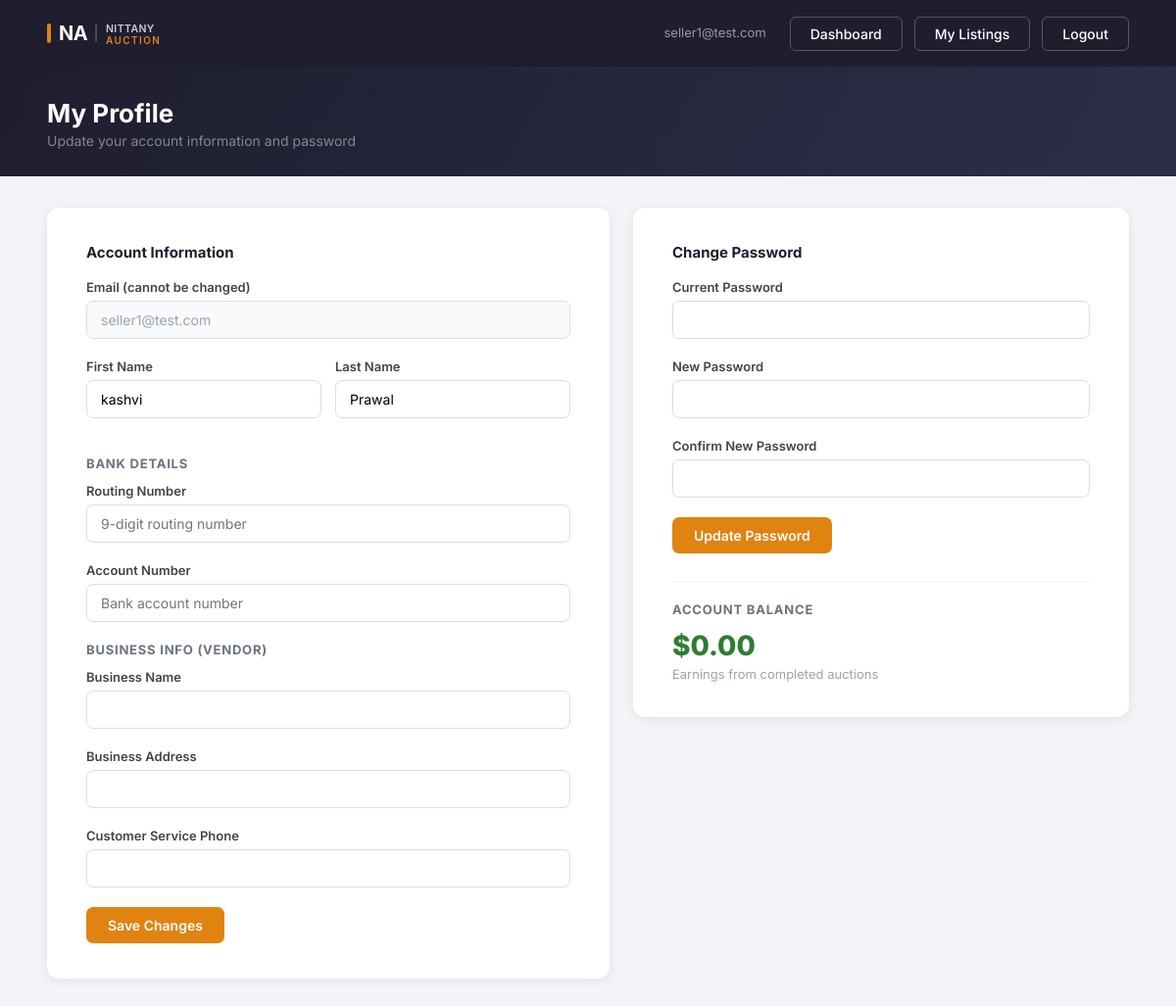
The app's page /seller/profile (signed in) with its own data.
### tables this page shows
CREATE TABLE sellers (
            email               TEXT PRIMARY KEY,
            first_name          TEXT,
            last_name           TEXT,
            bank_routing_number TEXT,
            bank_account_number TEXT,
            balance             REAL DEFAULT 0.0,
            business_name       TEXT,
            business_address    TEXT,
            customer_service_phone TEXT
        );

### app.py (the view, shortened to what this page needs)
@app.route("/seller/profile", methods=["GET", "POST"])
def seller_profile():
    guard = role_required("seller")
    if guard:
        return guard
    email = session["email"]
    with sqlite3.connect("nittanyauction.db") as conn:
        conn.row_factory = sqlite3.Row
        profile = conn.execute("SELECT * FROM sellers WHERE email = ?", (email,)).fetchone()
    return render_template("seller_profile.html", email=email, profile=profile)

### app.py (called while the page is built)
def role_required(role):
    if session.get("role") != role:
        flash(f"Please log in as {role} to access that page.", "error")
        return redirect("/login")
    return None

### templates/seller_profile.html (shortened to what this page needs)
<!DOCTYPE html>
<html>
<head>
    <link rel="stylesheet" href="{{ url_for('static', filename='style.css') }}">
</head>
<body>
    <nav class="first-navbar">
        <a href="/dashboard"><img src="{{ url_for('static', filename='logo.svg') }}" alt="NittanyAuction" height="36"></a>
        <div class="nav-links">
            <span class="nav-user">{{ email }}</span>
            <a href="/seller">Dashboard</a>
            <a href="/seller/listings">My Listings</a>
            <a href="/logout">Logout</a>
        </div>
    </nav>
    <div class="page-banner">
        <div class="page-banner-inner">
            <div>
                <h2>My Profile</h2>
                <p>Update your account information and password</p>
            </div>
        </div>
    </div>
    <div class="content-wrap">
        <div style="display:grid; grid-template-columns:1fr 1fr; gap:24px; align-items:start;">
            <div class="form-card">
                <h3 style="font-size:15px; font-weight:700; color:#1e1e2f; margin:0 0 18px;">Account Information</h3>
                <form method="POST">
                    <div class="form-group">
                        <label>Email (cannot be changed)</label>
                        <input type="text" value="{{ email }}" disabled style="background:#f9fafb; color:#9ca3af;">
                    </div>
                    <div style="display:grid; grid-template-columns:1fr 1fr; gap:14px;">
                        <div class="form-group">
                            <label for="first_name">First Name</label>
                            <input type="text" id="first_name" name="first_name"
                                   value="{{ profile['first_name'] if profile and profile['first_name'] else '' }}">
                        </div>
                        <div class="form-group">
                            <label for="last_name">Last Name</label>
                            <input type="text" id="last_name" name="last_name"
                                   value="{{ profile['last_name'] if profile and profile['last_name'] else '' }}">
                        </div>
                    </div>
                    <h4 style="font-size:13px; font-weight:700; color:#6b7280; text-transform:uppercase; letter-spacing:0.06em; margin:18px 0 12px;">Bank Details</h4>
                    <div class="form-group">
                        <label for="bank_routing_number">Routing Number</label>
                        <input type="text" id="bank_routing_number" name="bank_routing_number"
                               value="{{ profile['bank_routing_number'] if profile and profile['bank_routing_number'] else '' }}"
                               placeholder="9-digit routing number">
                    </div>
                    <div class="form-group">
                        <label for="bank_account_number">Account Number</label>
                        <input type="text" id="bank_account_number" name="bank_account_number"
                               value="{{ profile['bank_account_number'] if profile and profile['bank_account_number'] else '' }}"
                               placeholder="Bank account number">
                    </div>
                    {% if profile and profile['business_name'] is not none %}
                    <h4 style="font-size:13px; font-weight:700; color:#6b7280; text-transform:uppercase; letter-spacing:0.06em; margin:18px 0 12px;">Business Info (Vendor)</h4>
                    <div class="form-group">
                        <label for="business_name">Business Name</label>
                        <input type="text" id="business_name" name="business_name"
                               value="{{ profile['business_name'] or '' }}">
                    </div>
                    <div class="form-group">
                        <label for="business_address">Business Address</label>
                        <input type="text" id="business_address" name="business_address"
                               value="{{ profile['business_address'] or '' }}">
                    </div>
                    <div class="form-group">
                        <label for="customer_service_phone">Customer Service Phone</label>
                        <input type="tel" id="customer_service_phone" name="customer_service_phone"
                               value="{{ profile['customer_service_phone'] or '' }}">
                    </div>
                    {% else %}
                    <input type="hidden" name="business_name" value="">
                    <input type="hidden" name="business_address" value="">
                    <input type="hidden" name="customer_service_phone" value="">
                    {% endif %}
                    <div class="form-actions">
                        <button type="submit" class="btn-primary">Save Changes</button>
                    </div>
                </form>
            </div>
            <div class="form-card">
                <h3 style="font-size:15px; font-weight:700; color:#1e1e2f; margin:0 0 18px;">Change Password</h3>
                <form method="POST">
                    <div class="form-group">
                        <label for="current_password">Current Password</label>
                        <input type="password" id="current_password" name="current_password" required>
                    </div>
                    <div class="form-group">
                        <label for="new_password">New Password</label>
                        <input type="password" id="new_password" name="new_password" required minlength="6">
                    </div>
                    <div class="form-group">
                        <label for="confirm_password">Confirm New Password</label>
                        <input type="password" id="confirm_password" name="confirm_password" required minlength="6">
                    </div>
                    <div class="form-actions">
                        <button type="submit" class="btn-primary">Update Password</button>
                    </div>
                </form>
                {% if profile %}
                <div style="margin-top:28px; padding-top:20px; border-top:1px solid #f3f4f6;">
                    <h4 style="font-size:13px; font-weight:700; color:#6b7280; text-transform:uppercase; letter-spacing:0.06em; margin:0 0 12px;">Account Balance</h4>
                    <div style="font-size:28px; font-weight:800; color:#2e7d32;">
                        ${{ "%.2f"|format(profile['balance'] or 0) }}
                    </div>
                    <p style="font-size:13px; color:#9ca3af; margin-top:4px;">Earnings from completed auctions</p>
                </div>
                {% endif %}
            </div>
        </div>
    </div>
</body>
</html>

### static/style.css (style rules this page uses)
* { box-sizing: border-box; margin: 0; padding: 0; }
body { font-family: 'Inter', sans-serif; background-color: #f4f4f8; color: #1e1e2f; }
.first-navbar { display: flex; justify-content: space-between; align-items: center; padding: 16px 48px; background-color: #1e1e2f; color: white; box-shadow: 0 2px 8px rgba(0,0,0,0.3); }
.first-navbar > a { display: flex; align-items: center; justify-content: center; line-height: 0; }
.first-navbar img { display: block; }
.nav-links { display: flex; gap: 12px; }
.nav-links a { text-decoration: none; color: white; padding: 8px 20px; border-radius: 6px; font-weight: 500; font-size: 14px; background-color: transparent; border: 1.5px solid rgba(255,255,255,0.25); transition: background-color 0.2s, border-color 0.2s; }
.nav-user { font-size: 13px; color: rgba(255,255,255,0.55); padding: 8px 12px; }
.btn-primary, .btn-primary:visited { display: inline-block; padding: 10px 22px; background-color: #e08311; color: white; border: none; border-radius: 7px; font-size: 14px; font-weight: 600; font-family: inherit; cursor: pointer; text-decoration: none; transition: opacity 0.2s, transform 0.15s; }
.form-card { background: white; border-radius: 12px; padding: 36px 40px; max-width: 680px; box-shadow: 0 2px 12px rgba(0,0,0,0.08); }
.form-group { display: flex; flex-direction: column; gap: 6px; margin-bottom: 20px; }
.form-group label { font-size: 13px; font-weight: 600; color: #444; }
.form-group input, .form-group select, .form-group textarea { padding: 10px 14px; border-radius: 7px; border: 1.5px solid #ddd; font-size: 14px; font-family: inherit; outline: none; transition: border-color 0.2s; }
.form-actions { display: flex; gap: 12px; align-items: center; margin-top: 8px; flex-wrap: wrap; }
.page-banner { background: linear-gradient(120deg, #1e1e2f 0%, #2d2d48 100%); padding: 32px 0 28px; margin-bottom: 32px; }
.page-banner-inner { max-width: 1200px; margin: 0 auto; padding: 0 48px; display: flex; align-items: center; justify-content: space-between; gap: 16px; flex-wrap: wrap; }
.page-banner h2 { font-size: 26px; font-weight: 700; color: #fff; margin: 0; }
.page-banner p { font-size: 14px; color: rgba(255,255,255,0.45); margin: 4px 0 0; }
.content-wrap { max-width: 1200px; margin: 0 auto; padding: 0 48px 64px; }

### records on screen
sellers: email "seller1@test.com", first_name "kashvi", last_name "Prawal", balance "0.00"
